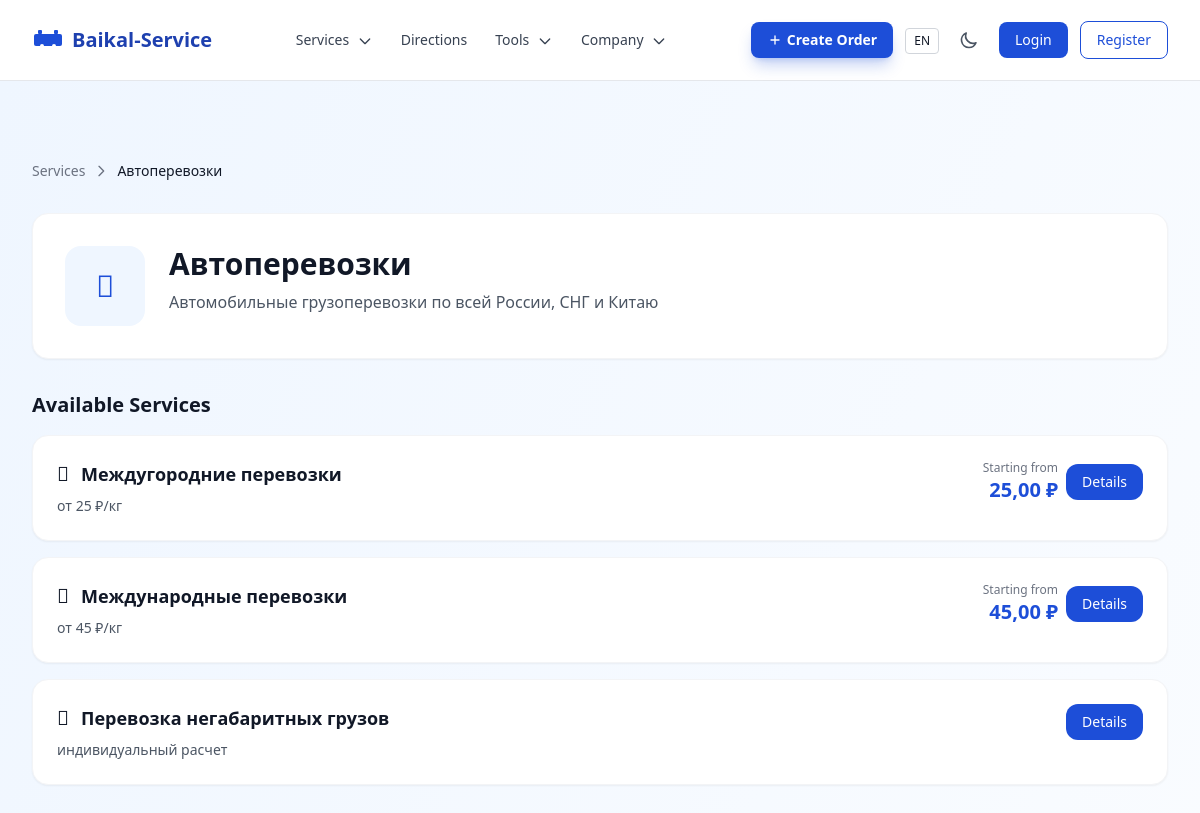
The page /ru/services/cargo-transportation/ on the database its author committed.
### apps/services/models.py (models this page shows, shortened)
class ServiceCategory(models.Model):
    name = models.CharField(max_length=255, verbose_name=_('Name'))
    name_en = models.CharField(max_length=255, blank=True, verbose_name=_('Name (EN)'))
    slug = models.SlugField(unique=True, verbose_name=_('Slug'))
    icon = models.CharField(max_length=100, blank=True, verbose_name=_('Icon'))
    description = models.TextField(blank=True, verbose_name=_('Description'))
    description_en = models.TextField(blank=True, verbose_name=_('Description (EN)'))
    order = models.IntegerField(default=0, verbose_name=_('Order'))
    parent = models.ForeignKey('self', on_delete=models.SET_NULL, null=True, blank=True, related_name='children', verbose_name=_('Parent category'))
    class Meta:
        verbose_name = _('Service category')
        verbose_name_plural = _('Service categories')
        ordering = ['order']
    def get_localized_name(self, language='ru'):
        if language == 'en' and self.name_en:
            return self.name_en
        return self.name

class Service(models.Model):
    category = models.ForeignKey(ServiceCategory, on_delete=models.CASCADE, related_name='services', verbose_name=_('Category'))
    name = models.CharField(max_length=255, verbose_name=_('Name'))
    name_en = models.CharField(max_length=255, blank=True, verbose_name=_('Name (EN)'))
    slug = models.SlugField(verbose_name=_('Slug'))
    description = models.TextField(blank=True, verbose_name=_('Description'))
    description_en = models.TextField(blank=True, verbose_name=_('Description (EN)'))
    short_description = models.CharField(max_length=500, blank=True, verbose_name=_('Short description'))
    short_description_en = models.CharField(max_length=500, blank=True, verbose_name=_('Short description (EN)'))
    icon = models.CharField(max_length=100, blank=True, verbose_name=_('Icon'))
    base_price = models.DecimalField(max_digits=10, decimal_places=2, null=True, blank=True, verbose_name=_('Base price'))
    price_unit = models.CharField(max_length=50, blank=True, verbose_name=_('Price unit'))
    is_active = models.BooleanField(default=True, verbose_name=_('Active'))
    sort_order = models.IntegerField(default=0, verbose_name=_('Sort order'))
    class Meta:
        verbose_name = _('Service')
        verbose_name_plural = _('Services')
        ordering = ['sort_order']
        unique_together = [('category', 'slug')]
    def get_localized_name(self, language='ru'):
        if language == 'en' and self.name_en:
            return self.name_en
        return self.name

### apps/services/views.py (the view)
# urls.py: path('<slug:slug>/', views.ServiceCategoryDetailView.as_view(), name='category'),
class ServiceCategoryDetailView(DetailView):
    model = ServiceCategory
    template_name = 'pages/services/category_detail.html'
    context_object_name = 'category'
    slug_field = 'slug'
    def get_context_data(self, **kwargs):
        context = super().get_context_data(**kwargs)
        context['services'] = self.object.services.filter(is_active=True)
        return context

### apps/core/context_processors.py (called while the page is built)
def site_settings(request):
    return {
        'SITE_NAME': 'Baikal-Service',
        'SITE_DESCRIPTION': 'Logistics and cargo transportation across Russia and CIS',
        'theme': getattr(request, 'theme', 'light'),
        'DEBUG': settings.DEBUG,
    }

### apps/core/templatetags/i18n_extras.py (called while the page is built, shortened)
@register.filter
def localized(obj, language=None):
    if language is None:
        language = translation.get_language()
    lang_code = language[:2] if language else 'ru'
    if hasattr(obj, 'get_localized_name'):
        return obj.get_localized_name(lang_code)

@register.filter
def localized_field(obj, field_name):
    language = translation.get_language()
    lang_code = language[:2] if language else 'ru'
    if lang_code == 'en':
        en_field = f'{field_name}_en'
        if hasattr(obj, en_field):
            value = getattr(obj, en_field)
            if value:
                return value
    return getattr(obj, field_name, '')

### templates/pages/services/category_detail.html (shortened to what this page needs)
{% extends 'base.html' %}{% load i18n static i18n_extras %}
{% block content %}
<div class="bg-gradient-to-br from-baikal-50 to-white dark:from-gray-900 dark:to-gray-800 min-h-screen">
  <div class="max-w-7xl mx-auto px-4 sm:px-6 lg:px-8 py-12 lg:py-20">
    <nav class="flex items-center gap-2 text-sm text-gray-500 dark:text-gray-400 mb-8">
      <a href="{% url 'services:list' %}" class="hover:text-baikal-600 dark:hover:text-baikal-400 transition-colors">{% translate 'Services' %}</a>
      <svg class="w-4 h-4" fill="none" stroke="currentColor" viewBox="0 0 24 24"><path stroke-linecap="round" stroke-linejoin="round" stroke-width="2" d="M9 5l7 7-7 7"/></svg>
      <span class="text-gray-900 dark:text-white">{{ category|localized }}</span>
    </nav>
    <div class="bg-white dark:bg-gray-800 rounded-2xl shadow-sm border border-gray-100 dark:border-gray-700 overflow-hidden mb-8">
      <div class="p-6 sm:p-8 flex flex-col sm:flex-row items-start gap-6">
        <div class="w-20 h-20 rounded-2xl bg-baikal-50 dark:bg-baikal-900/30 flex items-center justify-center flex-shrink-0">
          {% if category.icon %}
          <i class="{{ category.icon }} text-3xl text-baikal-600 dark:text-baikal-400"></i>
          {% endif %}
        </div>
        <div>
          <h1 class="text-2xl lg:text-3xl font-bold text-gray-900 dark:text-white mb-2">{{ category|localized }}</h1>
          <p class="text-gray-600 dark:text-gray-400 max-w-2xl">{{ category|localized_field:'description' }}</p>
        </div>
      </div>
    </div>
    <div class="space-y-4">
      <h2 class="text-xl font-semibold text-gray-900 dark:text-white mb-4">{% translate 'Available Services' %}</h2>
      {% for service in services %}
      <div class="bg-white dark:bg-gray-800 rounded-2xl p-6 shadow-sm hover:shadow-xl border border-gray-100 dark:border-gray-700 transition-all duration-300">
        <div class="flex flex-col sm:flex-row sm:items-start justify-between gap-4">
          <div class="flex-1">
            <div class="flex items-center gap-3 mb-2">
              {% if service.icon %}<i class="{{ service.icon }} text-xl"></i>{% endif %}
              <h3 class="text-lg font-semibold text-gray-900 dark:text-white">{{ service|localized }}</h3>
            </div>
            <p class="text-sm text-gray-600 dark:text-gray-400">{{ service|localized_field:'short_description' }}</p>
          </div>
          <div class="flex items-center gap-2">
            {% if service.base_price %}
            <div class="text-right">
              <p class="text-xs text-gray-500 dark:text-gray-400">{% translate 'Starting from' %}</p>
              <p class="text-xl font-bold text-baikal-600 dark:text-baikal-400">{{ service.base_price }} ₽</p>
            </div>
            {% endif %}
            <a href="{% url 'services:detail' category_slug=category.slug slug=service.slug %}" class="px-4 py-2 bg-baikal-600 hover:bg-baikal-700 text-white text-sm font-medium rounded-xl transition-colors">
              {% translate 'Details' %}
            </a>
          </div>
        </div>
      </div>
      {% empty %}
      <div class="text-center py-12 text-gray-500 dark:text-gray-400">{% translate 'No services in this category yet.' %}</div>
      {% endfor %}
    </div>
  </div>
</div>
{% endblock %}

### static/css/styles.css (style rules this page uses)
html { line-height: 1.5; -webkit-text-size-adjust: 100%; -moz-tab-size: 4; tab-size: 4; font-family: 'Inter', ui-sans-serif, system-ui, sans-serif; font-feature-settings: normal; font-variation-settings: normal; -webkit-tap-highlight-color: transparent; }
body { margin: 0; line-height: inherit; }
a { color: inherit; text-decoration: inherit; }

### rows shown on the page
ServiceCategory: name "Автоперевозки", description "Автомобильные грузоперевозки по всей России, СНГ и Китаю"
Service: name "Междугородние перевозки", short_description "от 25 ₽/кг", base_price "25,00"
Service: name "Международные перевозки", short_description "от 45 ₽/кг", base_price "45,00"
Service: name "Перевозка негабаритных грузов", short_description "индивидуальный расчет"

### other values the page prints
{{ lang_code }} "EN"
